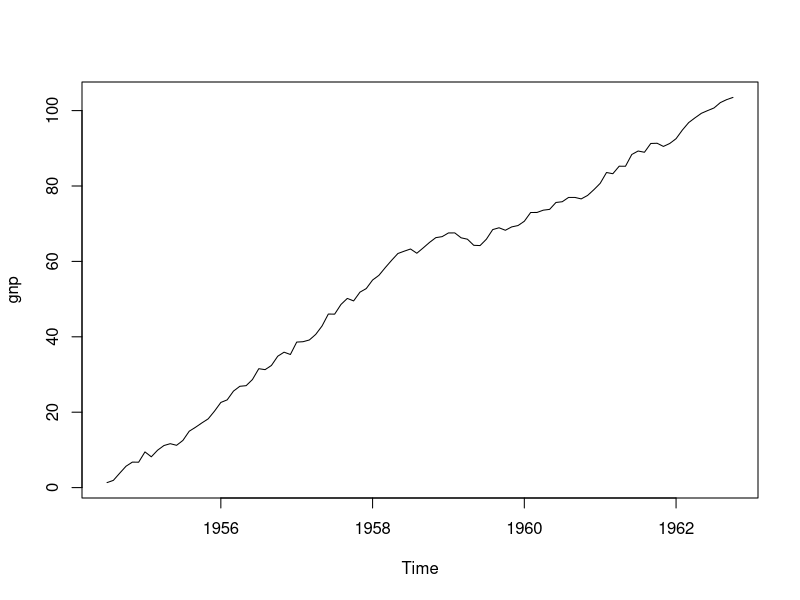
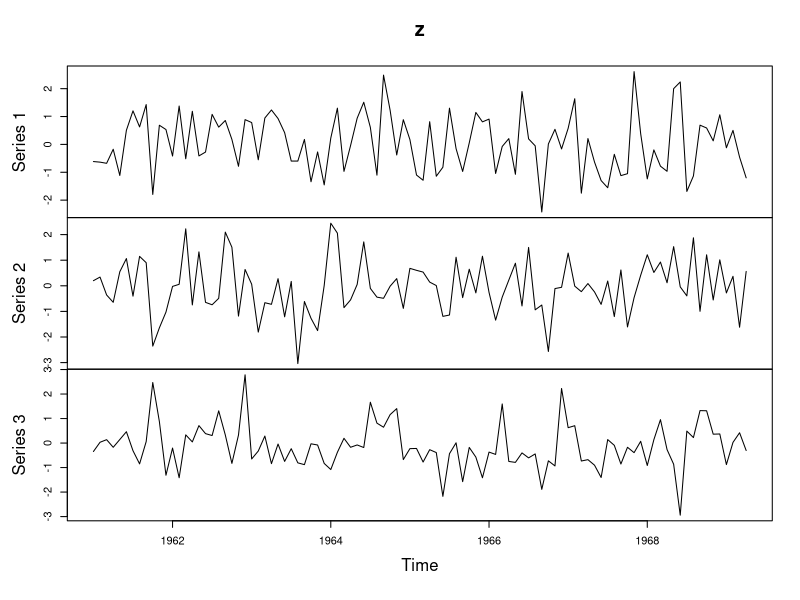
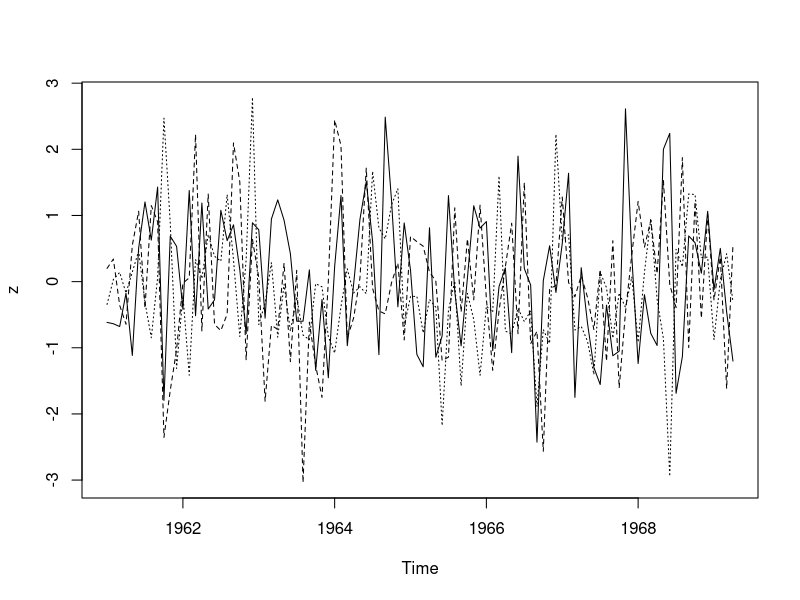
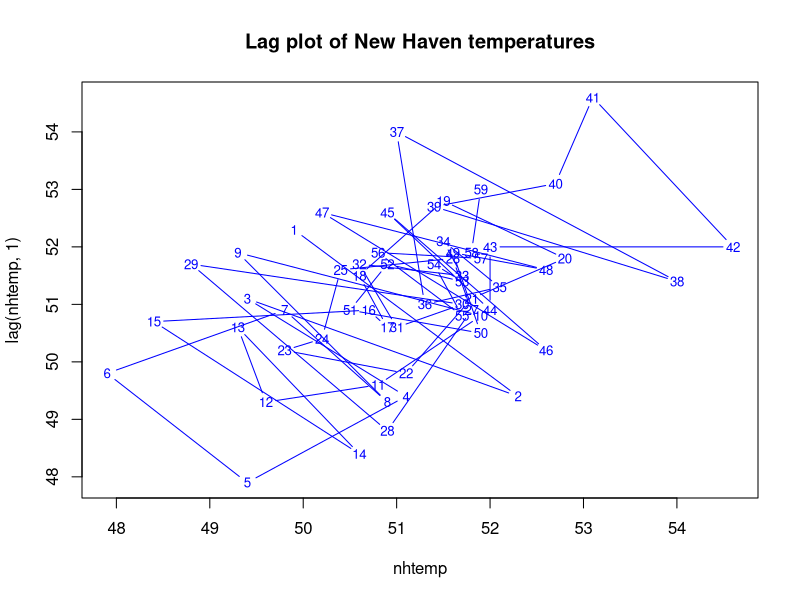
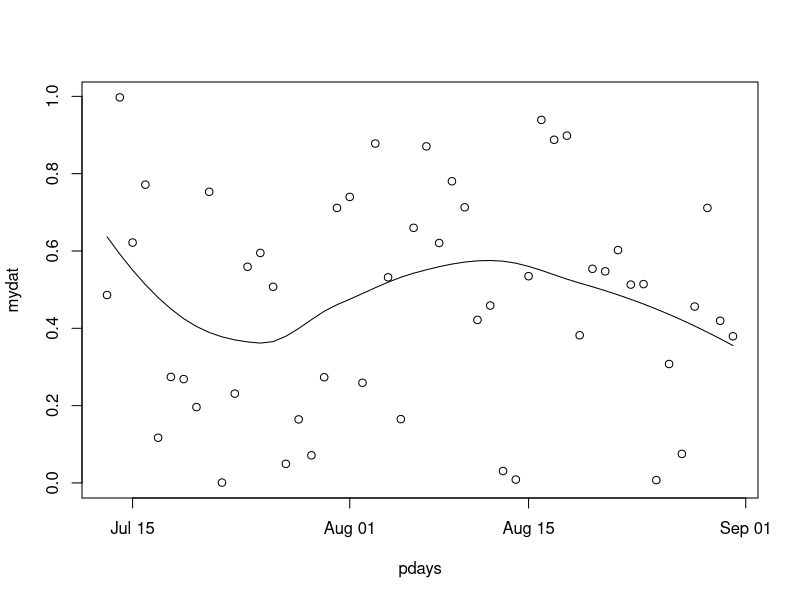

Here is the R script that generated these plots, in order:

# Example from the ts() docs
?ts

require(graphics)

ts(1:10, frequency = 4, start = c(1959, 2)) # 2nd Quarter of 1959
print( ts(1:10, frequency = 7, start = c(12, 2)), calendar = TRUE)
# print.ts(.)
## Using July 1954 as start date:
gnp <- ts(cumsum(1 + round(rnorm(100), 2)),
          start = c(1954, 7), frequency = 12)
plot(gnp) # using 'plot.ts' for time-series plot

## Multivariate
z <- ts(matrix(rnorm(300), 100, 3), start = c(1961, 1), frequency = 12)
class(z)
head(z) # as "matrix"
plot(z)
plot(z, plot.type = "single", lty = 1:3)

## A phase plot:
plot(nhtemp, lag(nhtemp, 1), cex = .8, col = "blue",
     main = "Lag plot of New Haven temperatures")



# Smoothing
# https://stackoverflow.com/questions/11474039/applying-a-loess-smoothing-to-a-time-series

?loess

mydat <- runif(50)
day1 <- as.POSIXct("2012-07-13", tz = "UTC")
day2 <- day1 + 49*3600*24
pdays <- seq(day1, day2, by = "days")
lo <- loess(mydat ~ as.numeric(pdays))

# And then if you want to plot the result:
plot(pdays,mydat)
lines(pdays, lo$fitted)
